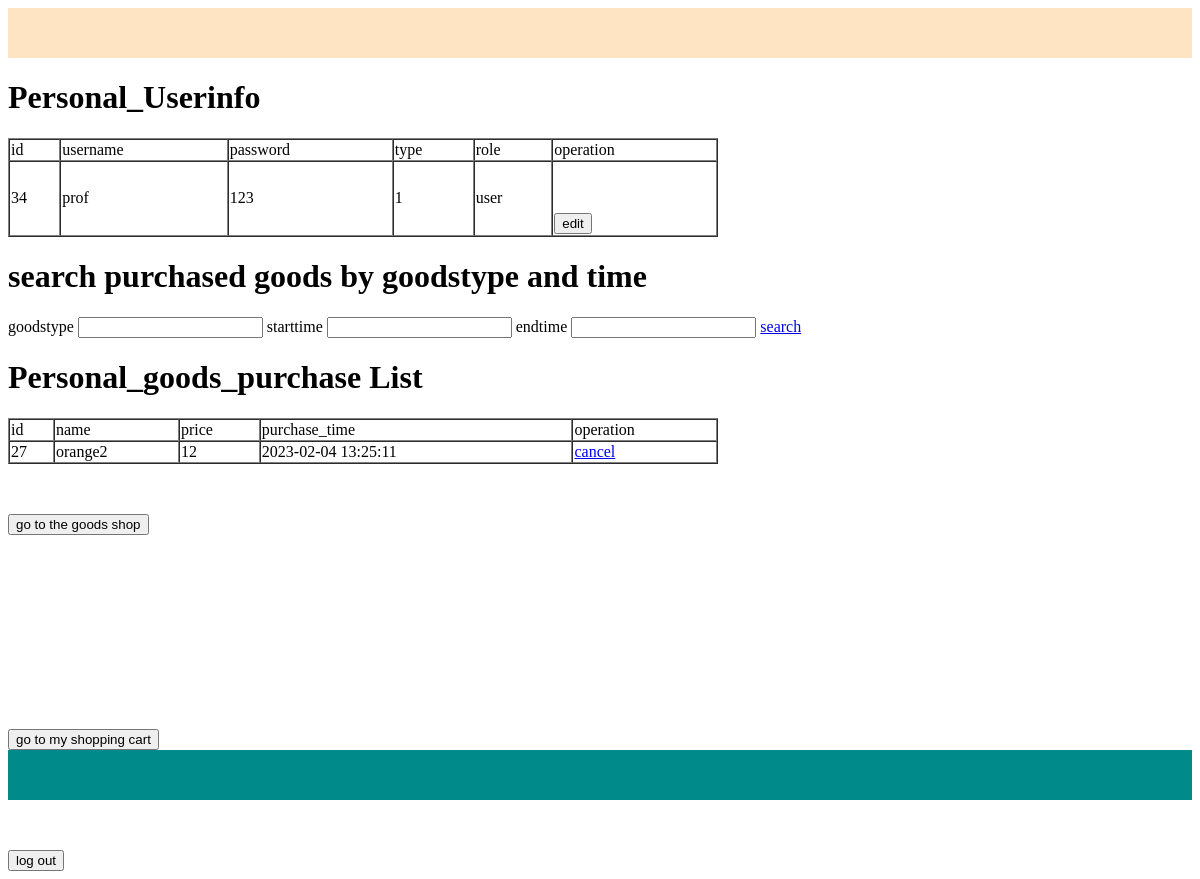
/returnUserPage (signed in), run on the app's committed database.
### project.py (models this page shows, shortened)
class Users(db.Model):
    __tablename__ = 'user'
    id = Column(Integer,autoincrement=True,primary_key=True)
    username = Column(String(20))
    password = Column(String(64))
    type =  Column(String(20))
    role = Column(String(20))

class Goods(db.Model):
    __tablename__ = 'goods'
    id = Column(Integer,autoincrement=True,primary_key=True)
    name = Column(String(20))
    price = Column(String(64))
    create_time =  Column(String(64))

### tables this page shows
CREATE TABLE "personal_goods_detail" (
	"id"	INTEGER,
	"userid"	int(10),
	"goodsid"	int(10),
	"create_time"	date,
	PRIMARY KEY("id" AUTOINCREMENT)
);

### project.py (the view)
@app.route('/returnUserPage')
def returnUserPage():
    userinfo = session['user_info'][0]
    userid = userinfo.get('id')
    print("userid:"+str(userid))
    userdicdata = get_user_by_id(str(userid))
    userlist = userdicdata
    print("returnUserPage##userdicdata:" + str(userlist))
    goodslist = select_purchased_goods_byuserid(str(userlist.get('data')[0].get('id')))
    print("goodslist:" + str(goodslist.get('data')))
    return render_template('personal_list.html',goodslist=goodslist.get('data'), userlist=userlist.get('data'))

### project.py (called while the page is built)
def get_conn():
    conn = sqlite3.connect('mrsoft.db')
    cursor = conn.cursor()
    return conn, cursor

def close_conn(conn, cursor):  # closed
        cursor.close()
        conn.close()

def query(sql, *args):  # query
    conn, cursor = get_conn()
    cursor.execute(sql, args)
    res = cursor.fetchall()
    conn.commit()
    close_conn(conn, cursor)
    return res

def get_user_by_id(id):  # get usserinfo by id
    sql = "select * from user where id=" + id
    res = query(sql)
    userlist =  []
    for row in res:
        data = {'id': row[0], 'username': row[1], 'type': row[2], 'password': row[4], 'role': row[5]}
        userlist.append(data)
    data_dict = {"data": userlist}
    return data_dict

def select_purchased_goods_byuserid(id):
    sql = "select b.id id ,a.name name, a.price price , b.create_time create_time from goods a left join personal_goods_detail b  on a.id=b.goodsid where b.userid ="+id
    print("sql:" + sql)
    res = query(sql)
    print("select_purchased_goods_byuserid:"+str(res))
    good = []
    if (res != None ):
        for row in res:
            data = {'id': row[0], 'name': row[1], 'price': row[2], 'create_time': row[3]}
            good.append(data)
        data_dict = {"data": good}
    else:
        data = {'id': None , 'name': None , 'price': None , 'create_time': None }
        good.append(data)
        data_dict = {"data": good}
    return data_dict

### templates/personal_list.html (shortened to what this page needs)
{% extends 'base.html' %}
{% block middle %}
    <h1>Personal_Userinfo</h1>
    <table border="1" cellspacing="0" width ="60%">
        <tr>
            <tr>
                <td>id</td>
                <td>username</td>
                <td>password</td>
                <td>type</td>
                <td>role</td>
                <td>operation</td>
            </tr>
        {% for user in userlist %}
            <tr>
                <td>{{user.id}}</td>
                <td>{{user.username}}</td>
                <td>{{user.password}}</td>
                <td>{{user.type}}</td>
                <td>{{user.role}}</td>
                <td><div style=height:50px;></div><a href="/getUserinfoByid"><button>edit</button></a></div></td>
        {% endfor %}
<h1>search purchased goods by goodstype and time</h1>
     <form  method="post">
             <td>goodstype</td>
             <input type="text"  name="goodstype" >
             <td>starttime</td>
             <input  type="text" name="starttime" >
             <td>endtime</td>
             <input  type="text" name="endtime" >
             <td><a href="javascript:;" onclick="searchPersonalgoodsListByParam()">search</a></td>
     </form>
<h1>Personal_goods_purchase List</h1>
    <table border="1" cellspacing="0" width ="60%">
          <tr>
            <tr>
                <td>id</td>
                <td>name</td>
                <td>price</td>
                <td>purchase_time</td>
                <td>operation</td>
            </tr>
        {% for good in goodslist %}
            <tr>
                <td>{{good.id}}</td>
                <td>{{good.name}}</td>
                <td>{{good.price}}</td>
                <td>{{good.create_time}}</td>
                <td><a href="javascript:;" onclick="cancel('{{ good.id}}')"> cancel</a></td>{{msg}}
            </tr>
        {% endfor %}
    </table>
<div style=height:50px;></div><a href="/allgoodsinfoUser"><button>go to the goods shop</button></a></div>
<div style=height:50px;></div><a href="/allcartgoodsinfoUser"><button>go to my shopping cart</button></a></div>
{% endblock %}
{% block myjs%}
<div style=height:50px;></div><a href="/logout"><button>log out</button></a></div>
{% endblock %}

### data on the page
Users: id "34", username "prof", password "123", type "1", role "user"
personal_goods_detail: id "27", name "orange2", price "12", create_time "2023-02-04 13:25:11"
